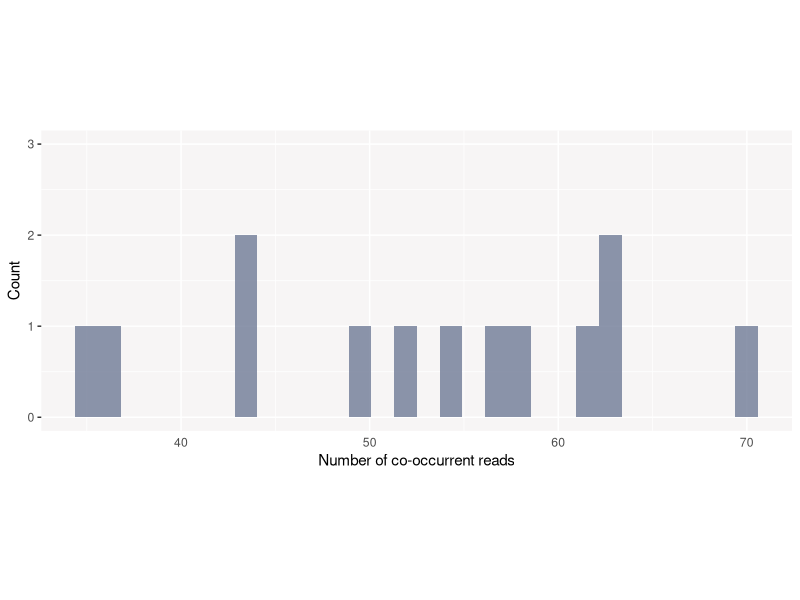

Source code (R):
# Script to get number of friends co-occurring within a certain time window


# Packages
  library(dplyr)
  library(tidyr)
  library(tibble)
  library(lubridate)
  library(ggplot2)
  library(readr)
  library(data.table)
  library(patchwork)
  library(stringr)


## 1. DATA IMPORT AND MANIPULATION
# Import data
  df <- read_delim("20201008.CSV", ";", escape_double = FALSE, trim_ws = TRUE)


# Naming my columns
  names(df) <- c( "Identifier", "Date", "Time",
                  "Unit.number", "Antenna.number", "Transponder.type",
                  "Transponder.code", "Weight", "Input.status",
                  "Output.status", "Event", "GPS.coordinates")


# Defining my variables
  df$Identifier <- as.integer(df$Identifier)
  df$Time <- as.character(df$Time) # this needs to be changed while reading the file
  df$Unit.number <- as.integer(df$Unit.number)
  df$Transponder.code <- as.character(df$Transponder.code)
  df$Actual_time <- dmy_hms(paste(df$Date,df$Time,sep=" "))

# I make a new df with a subset of the variables of interest here
  new_dataset<-subset(df, select=c(Actual_time, Unit.number, Transponder.code))
  names(new_dataset) <- c("time", "antenna", "id")

# A list of dataframe. Each dataframe corresponds to one antenna.
  df_list_ant <- split(new_dataset, f = new_dataset$antenna)



## 2. OBTAIN FRIENDS CO-OCCURRING WITHIN A CERTAIN TIME WINDOW
# I define my objects
  time.window <- 2 # Time window in seconds
  nb.antennas <- length(df_list_ant) # Number of antennas considered
  individuals <- unique(new_dataset$id) # A character vector containing all the recorded invididuals
  nb.individuals <- length(individuals) # Number of individuals

# Define the lists and vectors used in the loops below
  focal <- list()
  list_co_occurrences <- list()
  co_occurrences_per_ind <- list()
  nb.occ <- numeric()
  nb.ind <- numeric()
  nb.ind.list <- list()
  Shoaling.dfs <- list()

  
# 1. I subset all FRIENDS READS (i.e. for each individual, all the reads from conspecifics co-occurring at an antenna)  
  
  
  for (x in 1:nb.antennas){                      # Antenna loop
    
    for (a in 1:nb.individuals){                 # Individuals loop
      
      # Each df = reads of one ind. at one antenna
      focal[[a]] <- subset(df_list_ant[[x]], id == individuals[a])
      # If individuals have been read by an antenna, run the loop below
      if (nrow(focal[[a]] != 0)){
        for (i in 1:nrow(focal[[a]])){             # Time window loop
          
          
          # A list. Each df corresponds to the friends reads for a single read of the focal individuals
          list_co_occurrences[[i]] <- subset(df_list_ant[[x]],
                                             abs(difftime(df_list_ant[[x]]$time, focal[[a]]$time[i], units = "s")) <= time.window)
          
          
          # I remove the reads from the focal individual
          list_co_occurrences[[i]] <- subset(list_co_occurrences[[i]], id != individuals[a])
        }} # End of time window loop and 'if'
      
  

      # I obtain a dataframe with all the friends reads
        co_occurrences_per_ind[[a]] <- bind_rows(list_co_occurrences)

      # Remove the repeats. I end up with a list. Each df contains all the friends reads for a focal ind, within the time window
        co_occurrences_per_ind[[a]] <- co_occurrences_per_ind[[a]]  %>% distinct()


      # I want to know the number of _ friends reads_ per focal individual (regardless of identity of friend)
        nb.occ[a] <- c(nrow(co_occurrences_per_ind[[a]]))

      } # end of individuals loop

      # Number of friends reads per individual for each antenna
        Shoaling.dfs[[x]] <- data.frame(nb.occ, individuals, df_list_ant[[x]]$antenna[1])

  } # end of antenna loop

# I bind the rows of the list.
  Shoaling.df <- bind_rows(Shoaling.dfs)

# Rename column 3
  names(Shoaling.df)[3] <- "antenna"

# Spread the table horizontally. Each column for one antenna
  Shoaling.df <- spread(Shoaling.df, antenna, nb.occ)

# I create my sociality index
  Shoaling.df$tot <- rowSums(Shoaling.df[,-1])


  ggplot(data=Shoaling.df, aes(tot)) +
    geom_histogram(
      aes(),
      fill="#6f7b96",
      alpha = .8) +
    labs(x="Number of co-occurrent reads", y="Count") +
    theme(axis.ticks.x = element_blank(),
          panel.background = element_rect(fill = "#f7f5f5"),
          aspect.ratio = .4) +
    ylim(0, 3)
  
  
  
  
  
 
  # FOCUSING ON FOCAL INDIVIDUALS. The code just works, but still not clean nor annotated.
  
  
  # Here I have a function to get all the accompanied reads from afocal individual for one antenna
  reads_ind_ant <- function(antenna, focal){
    
    # If individuals have been read by an antenna, run the loop below
    
    for (i in 1:nrow(antenna)){      # Time window loop
      if (nrow(focal != 0)){
        
        # A list. Each df corresponds to the friends reads for a single read of the focal individuals
        list_co_occurrences[[i]] <- focal[abs(difftime(antenna$time[i], focal$time, units = "s")) <= time.window, ]
        
      }} # End of time window loop and 'if'
    
    
    # I obtain a dataframe with all the reads that occurred in presence of at least one conspecific
    co_occurrences_per_ind <- bind_rows(list_co_occurrences)
    
    # Remove the repeats.
    co_occurrences_per_ind <- co_occurrences_per_ind  %>% distinct()
    
    return(co_occurrences_per_ind)}
  
  #reads_ind_ant(df_list_ant[[3]], subset(df_list_ant[[3]], id =="0007A39A35"))
  
  
  
  
  # Function n°2. Input = all reads from one antenna. Output = list of df, where one df is accompanied reads for one individual,
  # still for one antenna.
  reads_ant <- function(antenna.df){
    list <- list()
    
    for(i in 1:length(unique(antenna.df$id))){
      
      list[[i]] <- reads_ind_ant(antenna.df, subset(antenna.df, id == unique(antenna.df$id)))
    }
    return(list)
  }
  
  reads_ant(df_list_ant[[2]])
  
  
  # Function n°3. 
  # Input: list of df with all reads separated by antenna unit
  # Output: list of list with everythinggggg
  reads <- function(){
    list <- list()
    for(i in 1:nb.antennas){
      list[[i]] <- reads_ant(df_list_ant[[i]])
    }
    return(list)
  }